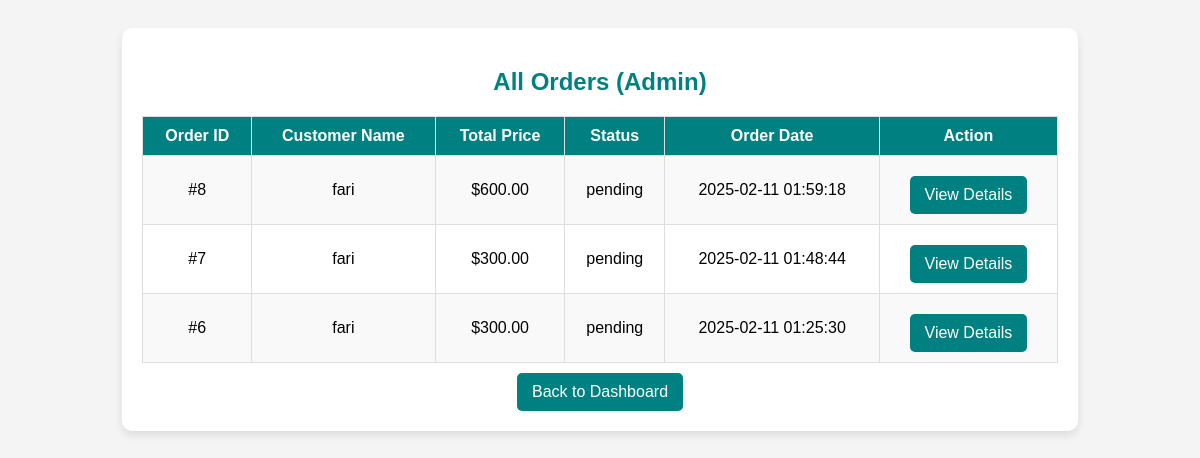
Page /orders.php (signed in) on the committed database.
### tables this page shows
CREATE TABLE `orders` (
  `id` int(11) NOT NULL,
  `total_price` decimal(10,2) NOT NULL,
  `status` enum('pending','shipped','delivered','cancelled') DEFAULT 'pending',
  `order_date` timestamp NOT NULL DEFAULT current_timestamp(),
  `shipping_address` text NOT NULL,
  `payment_method` varchar(50) NOT NULL DEFAULT 'pending',
  `customer_id` int(11) NOT NULL
);

CREATE TABLE `customers` (
  `customer_id` int(11) NOT NULL,
  `name` varchar(255) NOT NULL,
  `email` varchar(255) NOT NULL,
  `phone` varchar(15) DEFAULT NULL,
  `address` text DEFAULT NULL,
  `created_at` timestamp NOT NULL DEFAULT current_timestamp(),
  `password` varchar(255) NOT NULL
);

### orders.php (the view, shortened to what this page needs)
<?php
include('db_connection.php');
$orders_query = mysqli_query($conn, "SELECT orders.*, customers.name AS customer_name
                                     FROM orders
                                     JOIN customers ON orders.customer_id = customers.customer_id
                                     ORDER BY orders.order_date DESC");
?>
<!DOCTYPE html>
<html lang="en">
<head>
</head>
<body>
<div class="container">
    <h2>All Orders (Admin)</h2>
    <table>
        <tr>
            <th>Order ID</th>
            <th>Customer Name</th>
            <th>Total Price</th>
            <th>Status</th>
            <th>Order Date</th>
            <th>Action</th>
        </tr>
        <?php while ($order = mysqli_fetch_assoc($orders_query)) { ?>
        <tr>
            <td>#<?= $order['id'] ?></td>
            <td><?= htmlspecialchars($order['customer_name']) ?></td>
            <td>$<?= number_format($order['total_price'], 2) ?></td>
            <td><?= htmlspecialchars($order['status']) ?></td>
            <td><?= $order['order_date'] ?></td>
            <td>
                <a href="order_details.php?id=<?= $order['id'] ?>" class="btn">View Details</a>
            </td>
        </tr>
        <?php } ?>
    </table>
    <a href="admin_dashboard.php" class="btn">Back to Dashboard</a>
</div>
</body>
</html>

### orders.php (style rules this page uses)
body { font-family: Arial, sans-serif; background: #f4f4f4; padding: 20px; text-align: center; }
.container { width: 80%; margin: auto; background: white; padding: 20px; border-radius: 10px; box-shadow: 0px 4px 8px rgba(0, 0, 0, 0.1); }
h2 { color: #008080; margin-bottom: 20px; }
table { width: 100%; border-collapse: collapse; margin-top: 10px; }
th, td { padding: 10px; border: 1px solid #ddd; text-align: center; }
th { background: #008080; color: white; }
tr:nth-child(even) { background: #f9f9f9; }
.btn { display: inline-block; background: #008080; color: white; padding: 10px 15px; margin-top: 10px; text-decoration: none; border-radius: 5px; }

### rows in the picture
orders: id "8", customer.name "fari", total_price "600.00", status "pending", order_date "2025-02-11 01:59:18"
orders: id "7", customer.name "fari", total_price "300.00", status "pending", order_date "2025-02-11 01:48:44"
orders: id "6", customer.name "fari", total_price "300.00", status "pending", order_date "2025-02-11 01:25:30"
